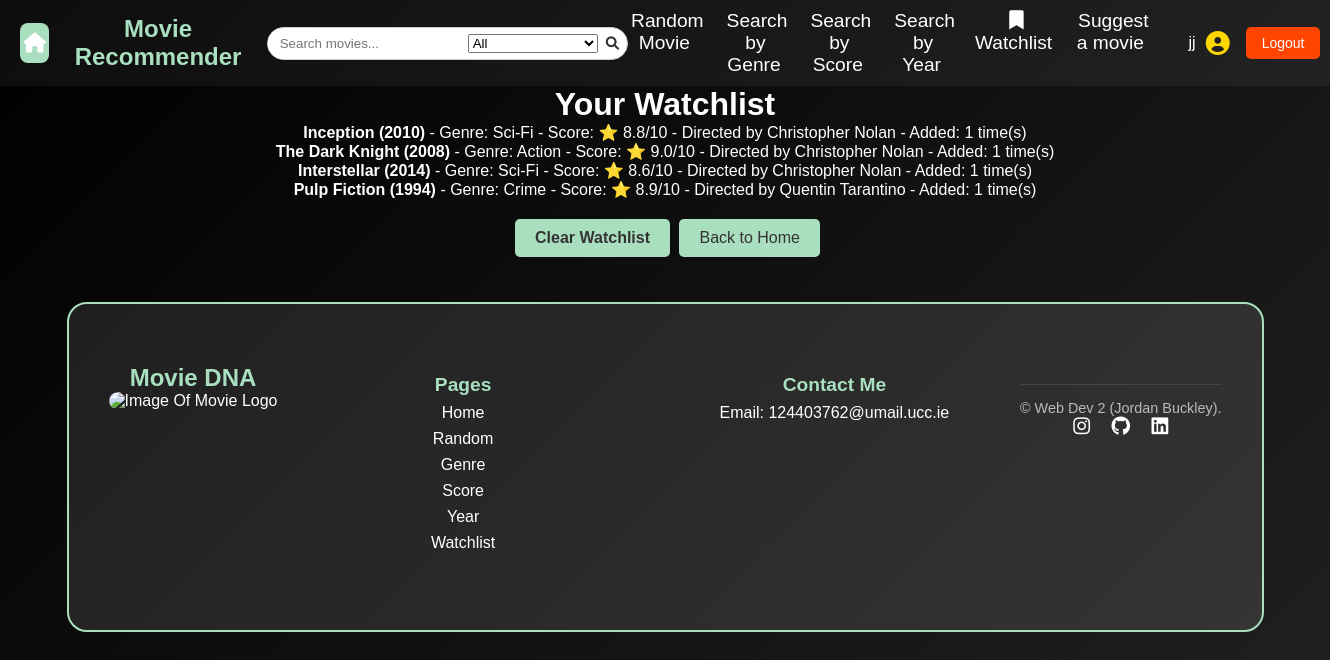
Screenshot of /watchlist (signed in) with the database file from the repository.
### tables this page shows
CREATE TABLE watchlist (
    user_id TEXT NOT NULL,
    movie_id INTEGER NOT NULL,
    count INTEGER DEFAULT 1,
    PRIMARY KEY (user_id, movie_id),
    FOREIGN KEY (user_id) REFERENCES users(user_id),
    FOREIGN KEY (movie_id) REFERENCES movies(movie_id)
);

CREATE TABLE movies 
(
    movie_id INTEGER PRIMARY KEY AUTOINCREMENT,
    title TEXT NOT NULL,
    genre TEXT NOT NULL,
    score FLOAT,
    year INTEGER,
    director TEXT,
    description TEXT
, image_path TEXT);

### app.py (the view)
@app.route("/watchlist")
@login_required
def cart():
    db = get_db()
    user_id = session["user_id"]
    watchlist = db.execute("""
        SELECT movies.*, watchlist.count
        FROM watchlist
        JOIN movies ON watchlist.movie_id = movies.movie_id
        WHERE watchlist.user_id = ?
    """, (user_id,)).fetchall()
    return render_template("watchlist.html", watchlist=watchlist)

### app.py (called while the page is built)
@app.before_request
def load_logged_in_user():
    g.user = session.get("user_id")
    g.is_admin = session.get("is_admin", False)

def login_required(view):
    @wraps(view)
    def wrapped_view(*args, **kwargs):
        if g.user is None:
            return(redirect(url_for("login", next=request.url)))
        return view(*args, **kwargs)
    return wrapped_view

### database.py (called while the page is built)
def get_db():
    if "db" not in g:
        g.db = sqlite3.connect(DATABASE,
                                detect_types=sqlite3.PARSE_DECLTYPES
                        )
        g.db.row_factory = sqlite3.Row
    return g.db

### templates/watchlist.html
{% extends "base.html" %}
{% block main_content %}
    <h1>Your Watchlist</h1>
    {% if watchlist %}
        <ul>
            {% for movie in watchlist %}
                <li>
                    <strong>{{ movie.title }} ({{ movie.year }})</strong>
                    - Genre: {{ movie.genre }}
                    - Score: ⭐ {{ movie.score }}/10
                    - Directed by {{ movie.director }}
                    - Added: {{ movie.count }} time(s)
                </li>
            {% endfor %}
        </ul>
        <a href="{{ url_for('clear_watchlist') }}" class="btn">Clear Watchlist</a>
    {% else %}
        <p>Your watchlist is empty.</p>
    {% endif %}
    <a href="{{ url_for('index') }}" class="back-button">Back to Home</a>
{% endblock %}

### static/styles.css (style rules this page uses)
* { margin: 0; padding: 0; box-sizing: border-box; }
body { font-family: 'Arial', sans-serif; background: linear-gradient(-45deg, #0f0f0f, #1c1c1c, #2c2c2c, #000000); background-size: 400% 400%; animation: movingBackground 10s ease infinite; color: white; text-align: center; min-height: 100vh; display: flex; flex-direction: column; }
.btn { display: inline-block; padding: 10px 20px; background: #A9DFBF; color: #333; text-decoration: none; font-size: 1rem; border-radius: 5px; transition: background 0.3s ease, transform 0.2s ease; margin: 5px; text-align: center; font-weight: bold; }
.back-button { display: inline-block; margin-top: 20px; padding: 10px 20px; background: #A9DFBF; color: #333; text-decoration: none; border-radius: 5px; transition: background 0.3s ease; }

### rows the page displays
watchlist: title "Inception", year "2010", genre "Sci-Fi", score "8.8", director "Christopher Nolan", count "1"
watchlist: title "The Dark Knight", year "2008", genre "Action", score "9.0", director "Christopher Nolan", count "1"
watchlist: title "Interstellar", year "2014", genre "Sci-Fi", score "8.6", director "Christopher Nolan", count "1"
watchlist: title "Pulp Fiction", year "1994", genre "Crime", score "8.9", director "Quentin Tarantino", count "1"

### other values shown
{{ session['user_id'] }} "jj"
